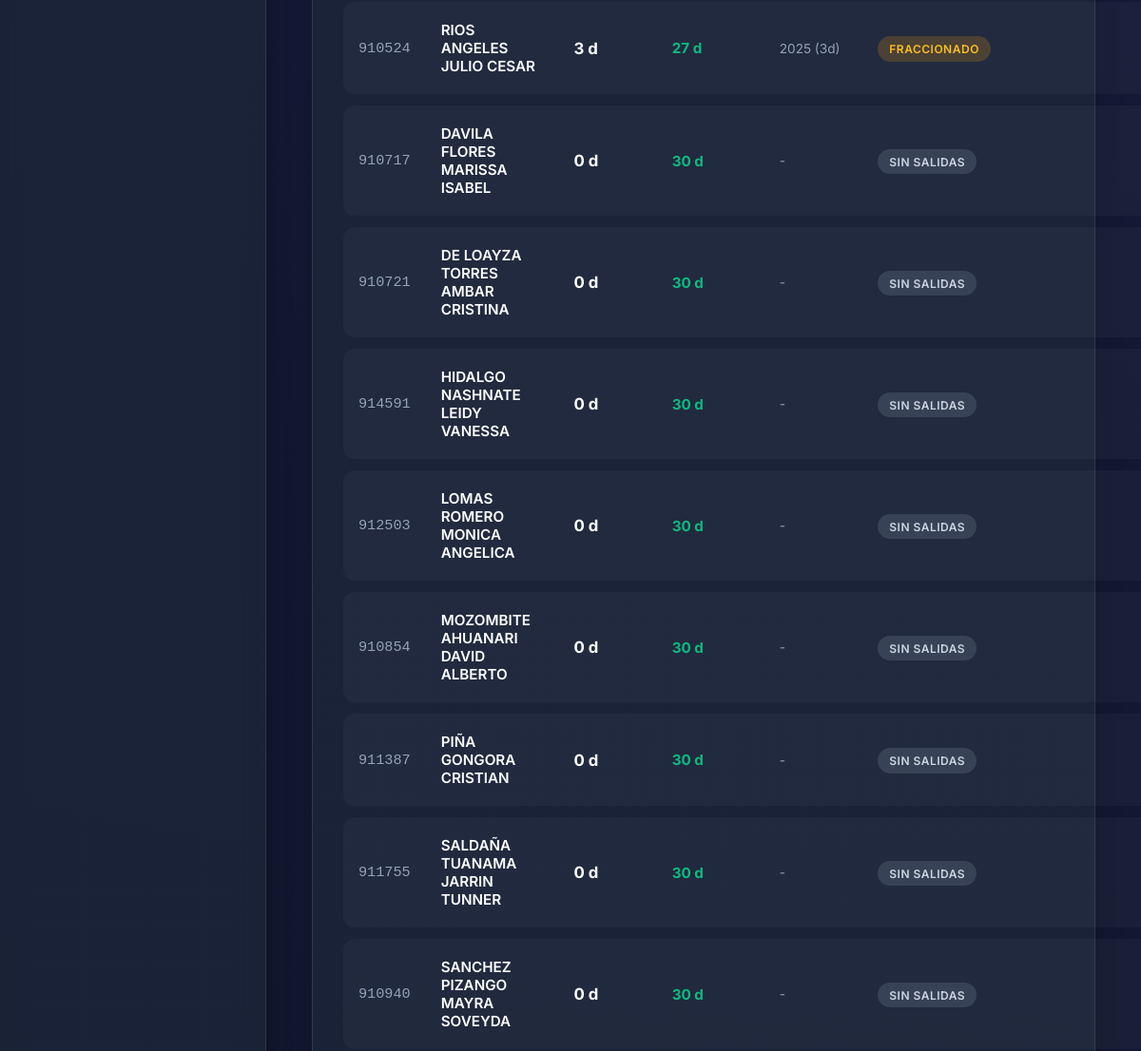
/vacaciones/saldos (middle part), run on an earlier commit of the app's database.
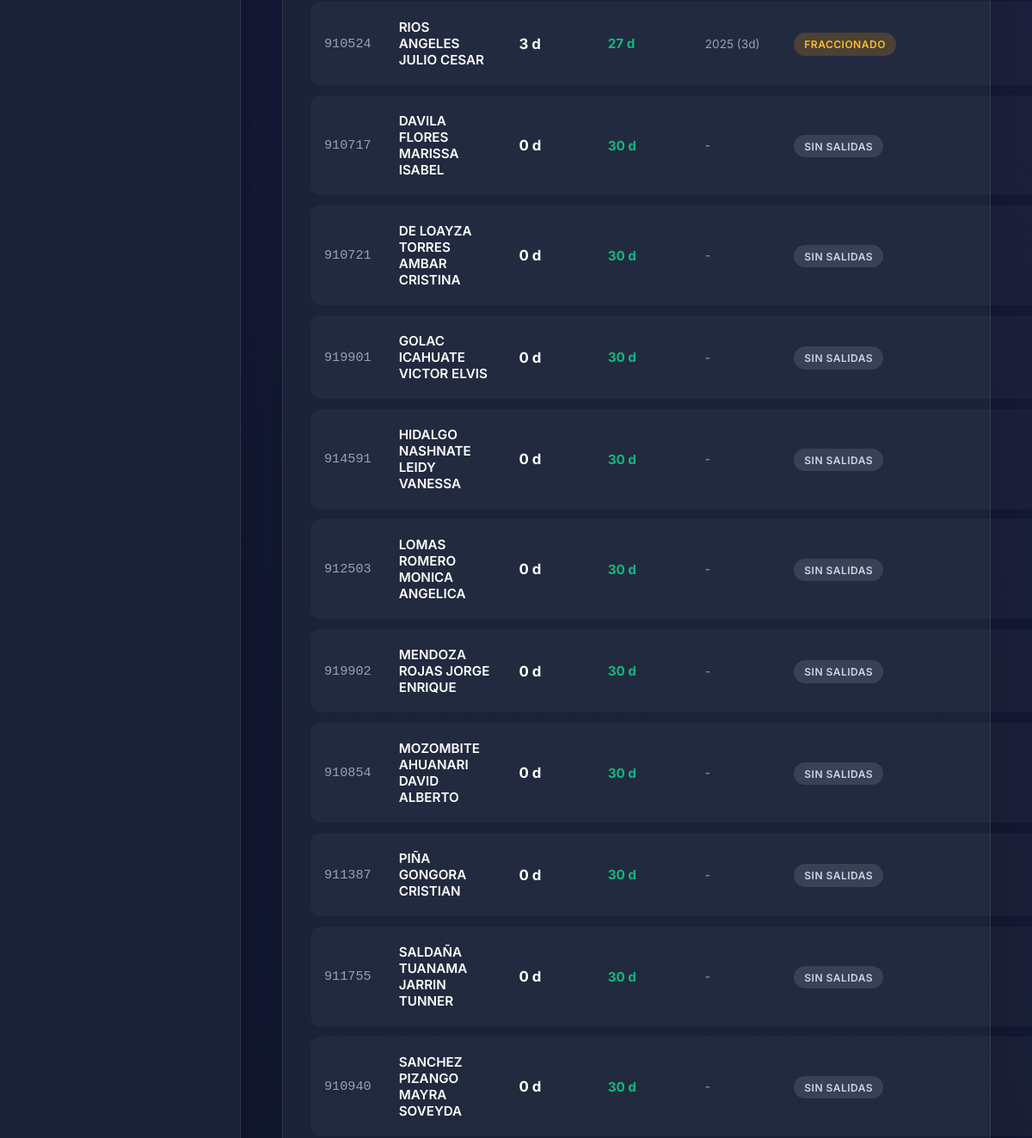
And on a later commit of the database.
### tables this page shows
CREATE TABLE empleados (
    id_empleado INTEGER PRIMARY KEY AUTOINCREMENT,
    codigo_servidor VARCHAR(20) UNIQUE NOT NULL, -- Ej: '099132', '103097'
    dni VARCHAR(15) UNIQUE,                      -- DNI (8 dígitos)
    apellidos_nombres VARCHAR(200) NOT NULL,
    created_at TIMESTAMP DEFAULT CURRENT_TIMESTAMP
, grupo_guardia_default INTEGER DEFAULT 1, sexo TEXT, fecha_nacimiento DATE, correo TEXT, id_regimen INTEGER, regimen_nombre TEXT, nivel TEXT, cargo_estructural TEXT, estado_laboral TEXT, modalidad_laboral TEXT, direccion_oficina TEXT, jefatura_area TEXT, cargo_funcion TEXT, area_clasificacion TEXT, horario_laboral TEXT, fecha_ingreso_eepp DATE, resolucion_documento TEXT, observaciones TEXT, fecha_ingreso_inpe DATE);

### app/modules/vacaciones/router.py (the view)
@router.get("/saldos", response_class=HTMLResponse)
async def ver_saldos(request: Request):
    resultado = VacacionesService.obtener_resumen_saldos()
    return templates.TemplateResponse(
        request=request,
        name="vacaciones/saldos.html",
        context={
            "stats": resultado["stats"],
            "empleados_stats": resultado["empleados"]
        }
    )

### app/templates/vacaciones/saldos.html (shortened to what this page needs)
{% extends "base.html" %}
{% block content %}
<div style="display: flex; flex-direction: column; gap: 2rem;">
    <div class="table-container">
        <table class="data-table" id="tablaVacaciones">
            <tbody>
                {% for row in empleados_stats %}
                <tr class="fila-vacacion">
                    <td style="font-family: monospace; color: var(--text-muted);">{{ row.codigo_servidor }}</td>
                    <td style="font-weight: 600; color: #fff;" class="nombre-servidor">{{ row.apellidos_nombres }}</td>
                    <td>
                        <span class="{% if row.excedido %}text-danger{% else %}text-white{% endif %}" style="font-size: 1.05rem; font-weight: 700;">
                            {{ row.dias_consumidos }} d
                        </span>
                    </td>
                    <td>
                        <span style="font-weight: 700; color: var(--secondary);">{{ row.dias_saldo }} d</span>
                    </td>
                    <td style="color: var(--text-muted); font-size: 0.85rem;">{{ row.desglose }}</td>
                    <td>
                        {% if row.estado == 'EXCEDIDO' %}
                            <span class="badge badge-danger">{{ row.estado }}</span>
                        {% elif row.estado == 'REGULAR' %}
                            <span class="badge badge-success">{{ row.estado }}</span>
                        {% elif row.estado == 'FRACCIONADO' %}
                            <span class="badge badge-warning">{{ row.estado }}</span>
                        {% else %}
                            <span class="badge badge-neutral">{{ row.estado }}</span>
                        {% endif %}
                    </td>
                    <td style="font-size: 0.8rem; color: var(--text-muted); max-width: 250px; white-space: nowrap; overflow: hidden; text-overflow: ellipsis;" title="{{ row.observaciones }}">
                    </td>
                </tr>
                {% endfor %}
            </tbody>
        </table>
    </div>
</div>
{% endblock %}

### app/templates/base.html (shortened to what this page needs)
<!DOCTYPE html>
<html lang="es">
<head>
    <link rel="stylesheet" href="https://cdnjs.cloudflare.com/ajax/libs/font-awesome/6.4.0/css/all.min.css">
    <link rel="stylesheet" href="/static/premium.css">
</head>
<body>
    <aside class="sidebar">
    </aside>
    <div class="main-content">
        <main class="dashboard">
            {% block content %}{% endblock %}
        </main>
    </div>
</body>
</html>

### app/static/premium.css (style rules this page uses)
:root { --primary: #6366f1; --primary-hover: #4f46e5; --secondary: #10b981; --bg-dark: #0f172a; --bg-panel: rgba(30, 41, 59, 0.7); --text-main: #f8fafc; --text-muted: #94a3b8; --border-color: rgba(255, 255, 255, 0.1); --danger: #ef4444; --warning: #f59e0b; }
* { margin: 0; padding: 0; box-sizing: border-box; font-family: 'Inter', system-ui, sans-serif; }
body { background: radial-gradient(circle at top right, #1e1b4b, #0f172a); color: var(--text-main); min-height: 100vh; display: flex; overflow-x: hidden; }
.sidebar { width: 280px; background: var(--bg-panel); backdrop-filter: blur(12px); -webkit-backdrop-filter: blur(12px); border-right: 1px solid var(--border-color); display: flex; flex-direction: column; padding: 2rem 1.5rem; box-shadow: 4px 0 24px rgba(0,0,0,0.2); z-index: 10; }
.main-content { flex: 1; display: flex; flex-direction: column; height: 100vh; overflow-y: auto; }
.dashboard { padding: 0 3rem 3rem; animation: fadeIn 0.8s ease-out forwards; }
.table-container { background: var(--bg-panel); backdrop-filter: blur(10px); border: 1px solid var(--border-color); border-radius: 20px; padding: 2rem; box-shadow: 0 8px 32px rgba(0,0,0,0.15); }
.data-table { width: 100%; border-collapse: separate; border-spacing: 0 0.75rem; }
.data-table tr td:first-child { border-top-left-radius: 12px; border-bottom-left-radius: 12px; }
.data-table tr td:last-child { border-top-right-radius: 12px; border-bottom-right-radius: 12px; }
.badge { padding: 0.35rem 0.75rem; border-radius: 999px; font-size: 0.75rem; font-weight: 600; text-transform: uppercase; letter-spacing: 0.5px; }
.badge-warning { background: rgba(245, 158, 11, 0.2); color: #fbbf24; }
.badge-neutral { background: rgba(148, 163, 184, 0.2); color: #cbd5e1; }
.text-white { color: #ffffff !important; }

What changed in the data, as far as the page shows it:
added empleados: codigo_servidor "919901", apellidos_nombres "GOLAC ICAHUATE VICTOR ELVIS", dias_consumidos "0", dias_saldo "30", desglose "-", estado "SIN SALIDAS"
added empleados: codigo_servidor "919902", apellidos_nombres "MENDOZA ROJAS JORGE ENRIQUE", dias_consumidos "0", dias_saldo "30", desglose "-", estado "SIN SALIDAS"
